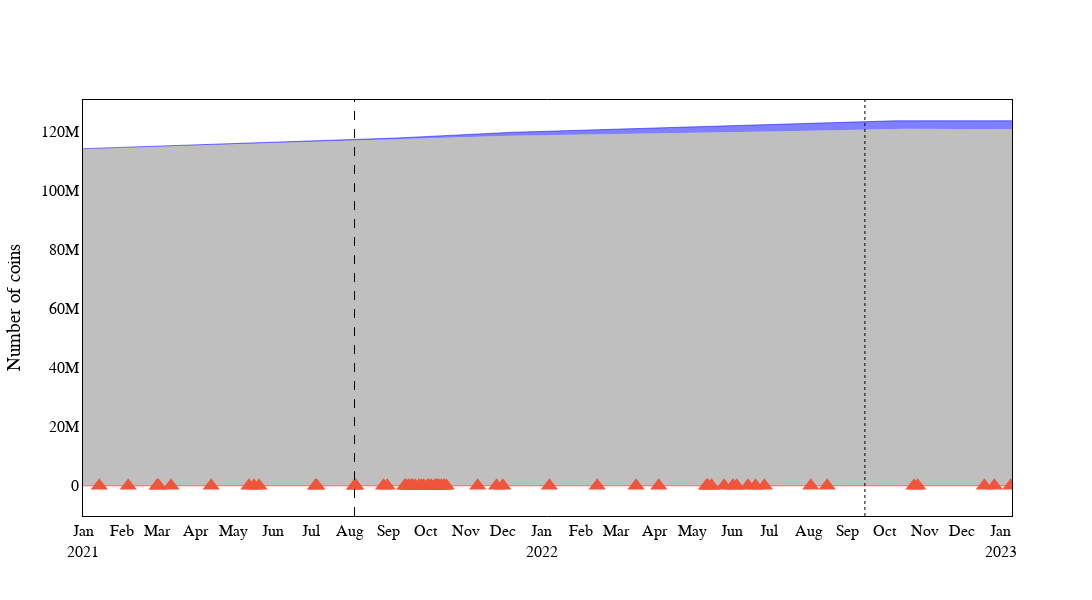

Notebook code for this chart:
### Markdown cell above
### coin

### Code cell
fig = make_subplots(rows=1, cols=1)

fig['layout'].update(height=600, width=1200, 
                    title='',
                    showlegend=False,
                    font=dict(family='Times New Roman', size=16))

fig.add_trace(go.Scatter(
    x=eth_data.index, 
    y=eth_data['coin_release'], 
    mode='lines',
    line=dict(width=0.5, color='rgb(255, 0, 0)'),
    # marker=dict(size=3, symbol='triangle-up'),
    stackgroup='one'))

non_zero_release = eth_data['coin_release'].loc[eth_data['coin_release']!=0]
fig.add_trace(
    go.Scatter(
        x=non_zero_release.index,
        y=non_zero_release.values, 
        mode="markers",
        marker=dict(size=15, symbol='triangle-up'), 
        hoverinfo="skip"))

fig.add_trace(go.Scatter(
    x=eth_data.index, 
    y=eth_data['total_supply'],
    mode='lines',
    line=dict(width=0, color='rgb(128, 128, 128)'),
    stackgroup='one'))

fig.add_trace(go.Scatter(
    x=eth_data.index, 
    y=eth_data['coin_burnt'],
    mode='lines',
    line=dict(width=0.5, color='rgb(0, 0, 255)'),
    stackgroup='one'))

fig.add_vline(x='2021-08-05', 
                line_dash='dash',
                line_color='black',
                line_width=1)

fig.add_vline(x='2022-09-15', 
                line_dash='dot',
                line_color='black',
                line_width=1)


fig['layout']['yaxis'].update(title='Number of coins',
                              showticklabels=True)
                            #   rangemode='tozero')

fig['layout']['xaxis'].update(title='',
                                dtick='M1',
                                tickformat='%b\n%Y',
                                showticklabels=True,
                                range=['2021-01-01','2023-01-10'])


fig.update_xaxes(showline=True, linewidth=1, linecolor='black', mirror=True, showgrid=False)
fig.update_yaxes(showline=True, linewidth=1, linecolor='black', mirror=True, showgrid=False)

fig.update_layout({'plot_bgcolor': 'rgba(0,0,0,0)',
                'paper_bgcolor': 'rgba(0,0,0,0)'},
                font_color='black')

fig.show()
fig.write_image('./image/supply_plus_minus.pdf')

### Figure 1 — Plotly figure (JSON) as saved in the notebook; plotly's stock layout.template omitted (floating-point values rounded to 4 significant figures; data arrays with more than 128 entries replaced by an {"elided": "..."} marker saying what was removed)
{"data": [{"line": {"color": "rgb(255, 0, 0)", "width": 0.5}, "mode": "lines", "stackgroup": "one", "type": "scatter", "x": {"elided": "740 str values"}, "y": {"elided": "740 float values"}}, {"hoverinfo": "skip", "marker": {"size": 15, "symbol": "triangle-up"}, "mode": "markers", "type": "scatter", "x": ["2021-01-14", "2021-02-06", "2021-03-01", "2021-03-02", "2021-03-12", "2021-04-13", "2021-05-13", "2021-05-17", "2021-05-21", "2021-07-05", "2021-07-06", "2021-08-05", "2021-08-06", "2021-08-28", "2021-08-31", "2021-09-14", "2021-09-15", "2021-09-17", "2021-09-19", "2021-09-20", "2021-09-22", "2021-09-25", "2021-09-27", "2021-09-29", "2021-10-02", "2021-10-03", "2021-10-05", "2021-10-08", "2021-10-09", "2021-10-10", "2021-10-11", "2021-10-13", "2021-10-15", "2021-10-17", "2021-11-11", "2021-11-26", "2021-12-01", "2022-01-07", "2022-02-14", "2022-03-17", "2022-04-04", "2022-05-12", "2022-05-13", "2022-05-16", "2022-05-26", "2022-06-02", "2022-06-05", "2022-06-14", "2022-06-20", "2022-06-27", "2022-08-03", "2022-08-16", "2022-10-24", "2022-10-27", "2022-12-19", "2022-12-27", "2023-01-09"], "y": [1000.0, 500.0, 0.01525, 0.06, 28000.0, 200.0, 300.0, 35050.0, 300.0, 1000.0, 350.0, 864.7, 1000.0, 1000.0, 1000.0, 1000.0, 1000.0, 1000.0, 1000.0, 1000.0, 1000.0, 1000.0, 1000.0, 1000.0, 1000.0, 1000.0, 1000.0, 1000.0, 1000.0, 1000.0, 1000.0, 1000.0, 1000.0, 1000.0, 20000.0, 250.0, 1000.0, 300.0, 250.0, 1000.0, 300.0, 999.9, 1000.0, 1000.0, 500.0, 1000.0, 1000.0, 1000.0, 999.9, 1000.0, 1000.0, 999.9, 1000.0, 1000.0, 1000.0, 1000.0, 1000.0]}, {"line": {"color": "rgb(128, 128, 128)", "width": 0}, "mode": "lines", "stackgroup": "one", "type": "scatter", "x": {"elided": "740 str values"}, "y": {"elided": "740 float values"}}, {"line": {"color": "rgb(0, 0, 255)", "width": 0.5}, "mode": "lines", "stackgroup": "one", "type": "scatter", "x": {"elided": "740 str values"}, "y": {"elided": "740 float values"}}], "layout": {"font": {"color": "black", "family": "Times New Roman", "size": 16}, "height": 600, "paper_bgcolor": "rgba(0,0,0,0)", "plot_bgcolor": "rgba(0,0,0,0)", "shapes": [{"line": {"color": "black", "dash": "dash", "width": 1}, "type": "line", "x0": "2021-08-05", "x1": "2021-08-05", "xref": "x", "y0": 0, "y1": 1, "yref": "y domain"}, {"line": {"color": "black", "dash": "dot", "width": 1}, "type": "line", "x0": "2022-09-15", "x1": "2022-09-15", "xref": "x", "y0": 0, "y1": 1, "yref": "y domain"}], "showlegend": false, "title": {"text": ""}, "width": 1200, "xaxis": {"anchor": "y", "domain": [0, 1], "dtick": "M1", "linecolor": "black", "linewidth": 1, "mirror": true, "range": ["2021-01-01", "2023-01-10"], "showgrid": false, "showline": true, "showticklabels": true, "tickformat": "%b\n%Y", "title": {"text": ""}}, "yaxis": {"anchor": "x", "domain": [0, 1], "linecolor": "black", "linewidth": 1, "mirror": true, "showgrid": false, "showline": true, "showticklabels": true, "title": {"text": "Number of coins"}}}}
